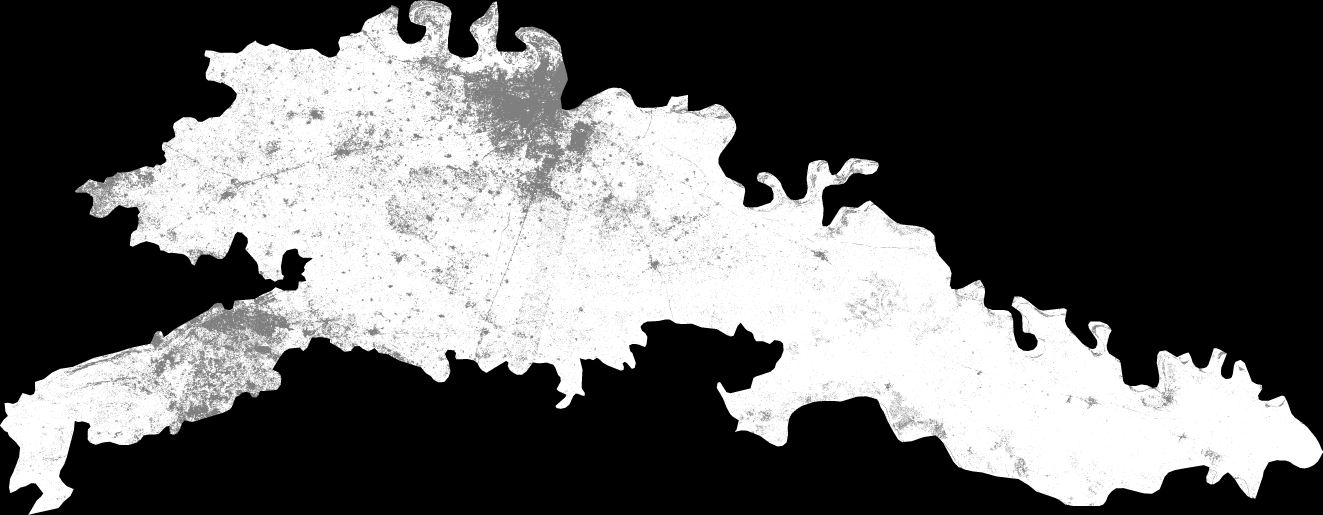
#> input picture Urbanisation Estimation/Urbanisation-Estimation/analysis scripts/blobs/smoothtif/agra.tif, 5289 x 2059 px, given in place of agra.tif.tif, which was not available (shown at 1/4 size)
$ python smoothImages.py agra.tif   (older library calls are emulated)
#> lines starting #> are read from the running program, lines starting #| are printed output that depends on the picture; after the words box and inside, x2 and y2 are one past the last pixel; in counts of white or black regions, pixels touching at a corner belong together; pictures that were not available may be replaced by others from this repository, and a replacement may not be noted
import sys
import copy
import numpy as np
import pandas as pd
from PIL import Image
from scipy import misc
from scipy import ndimage
from scipy.misc import imsave

district = sys.argv[1]
dataset = misc.imread(district + '.tif')
#> dataset is the input picture: shape (2059, 5289); min 0, max 2, mean 0.756
data = dataset % 2
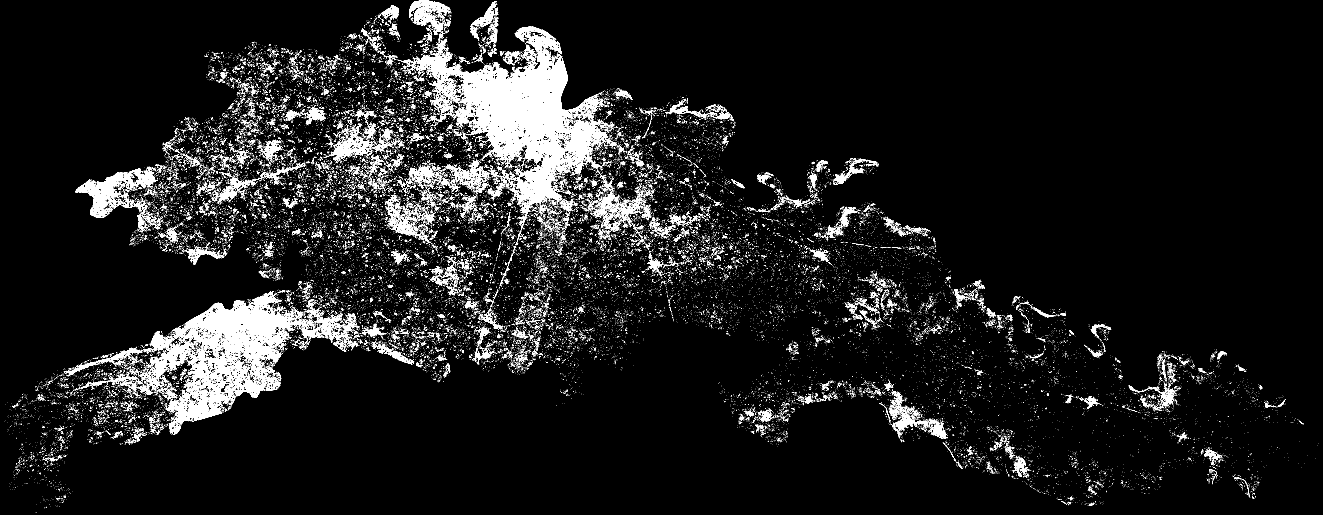
#> data: shape (2059, 5289) (shown at 1/4 size); values 0 (black) and 1 (white), 5.7% white; 60736 white regions (58669 under 20 px), largest, box (x1, y1, x2, y2) and area: (1591, 106, 2429, 902) 160648, (601, 1166, 1224, 1739) 95705, (300, 674, 623, 872) 14563

# Median Filter
# smooth = ndimage.median_filter(dataset, 3)
# print (np.unique(smooth))

# Convolution with gaussian filter
# k = np.array([[1,1,1,1,1],[1,1,1,1,1],[1,1,1,1,1],[1,1,1,1,1],[1,1,1,1,1]])
k = np.array([[1,1,1],[1,1,1],[1,1,1]])
smooth = ndimage.convolve(data, k, mode='constant', cval=0.0)
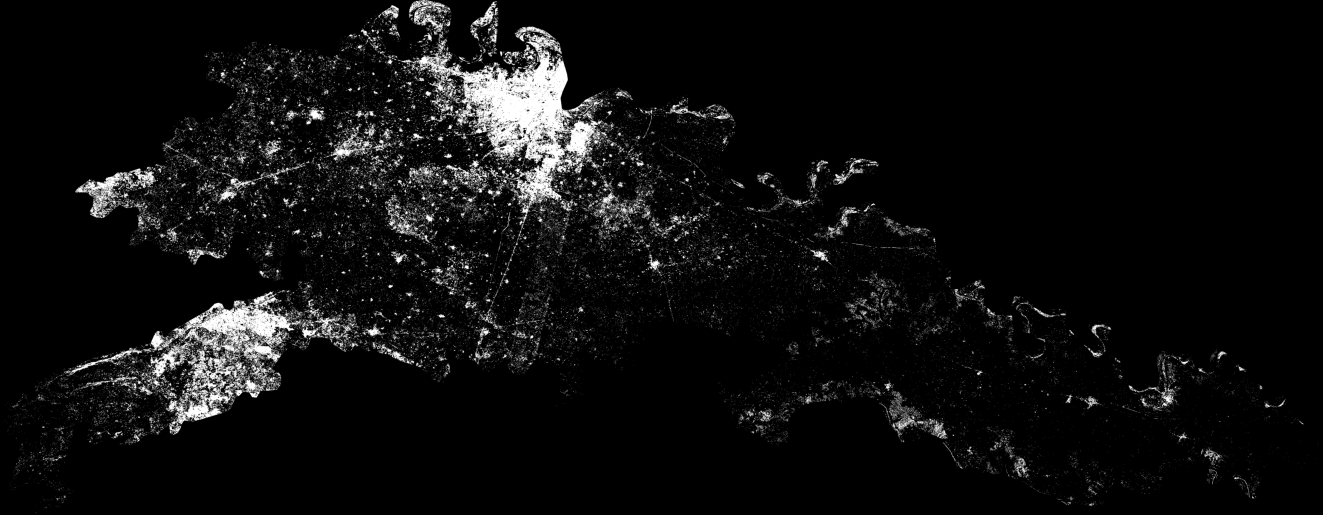
#> smooth: shape (2059, 5289) (shown at 1/4 size); min 0, max 9, mean 0.511; drawn with min black and max white
smooth = ndimage.gaussian_filter(smooth, sigma=0.2)
smooth = np.sign(smooth)
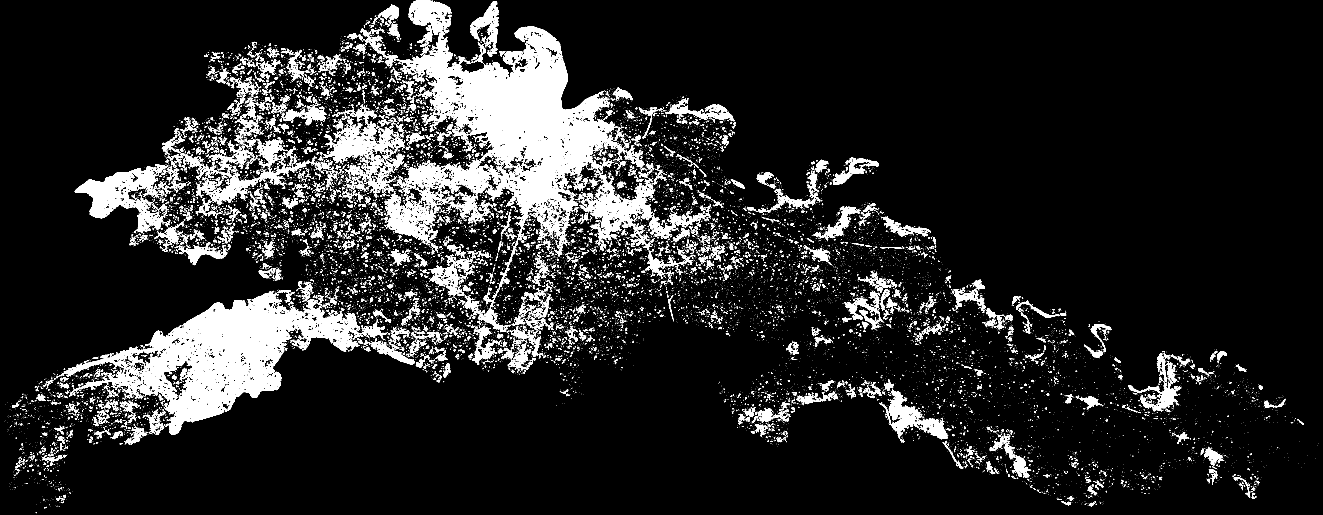
#> smooth: shape (2059, 5289) (shown at 1/4 size); values 0 (black) and 1 (white), 10.6% white; 26827 white regions (23062 under 20 px), largest, box (x1, y1, x2, y2) and area: (1442, 105, 2620, 982) 281475, (255, 1163, 1440, 1740) 207814, (299, 666, 655, 931) 33039
dims = smooth.shape
#> dims = (2059, 5289)
for i in range(dims[0]):
	for j in range(dims[1]):
		if (smooth[i][j] == 0 and dataset[i][j] > 1):
			smooth[i][j] = 2
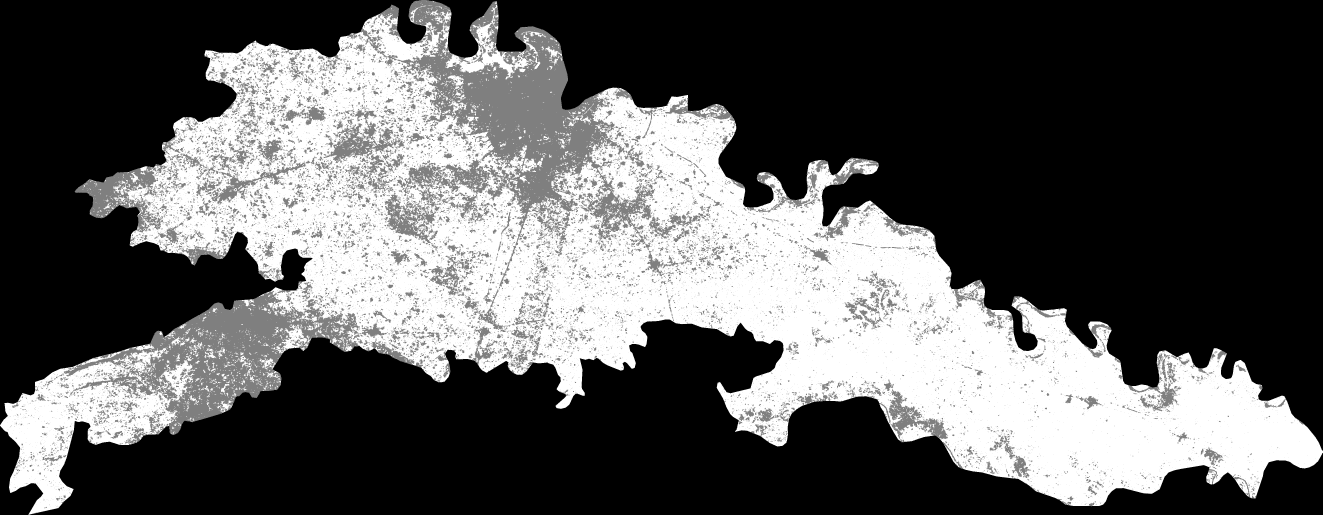
#> smooth: shape (2059, 5289) (shown at 1/4 size); min 0, max 2, mean 0.708; drawn with min black and max white

imsave(district + '.png', smooth)
